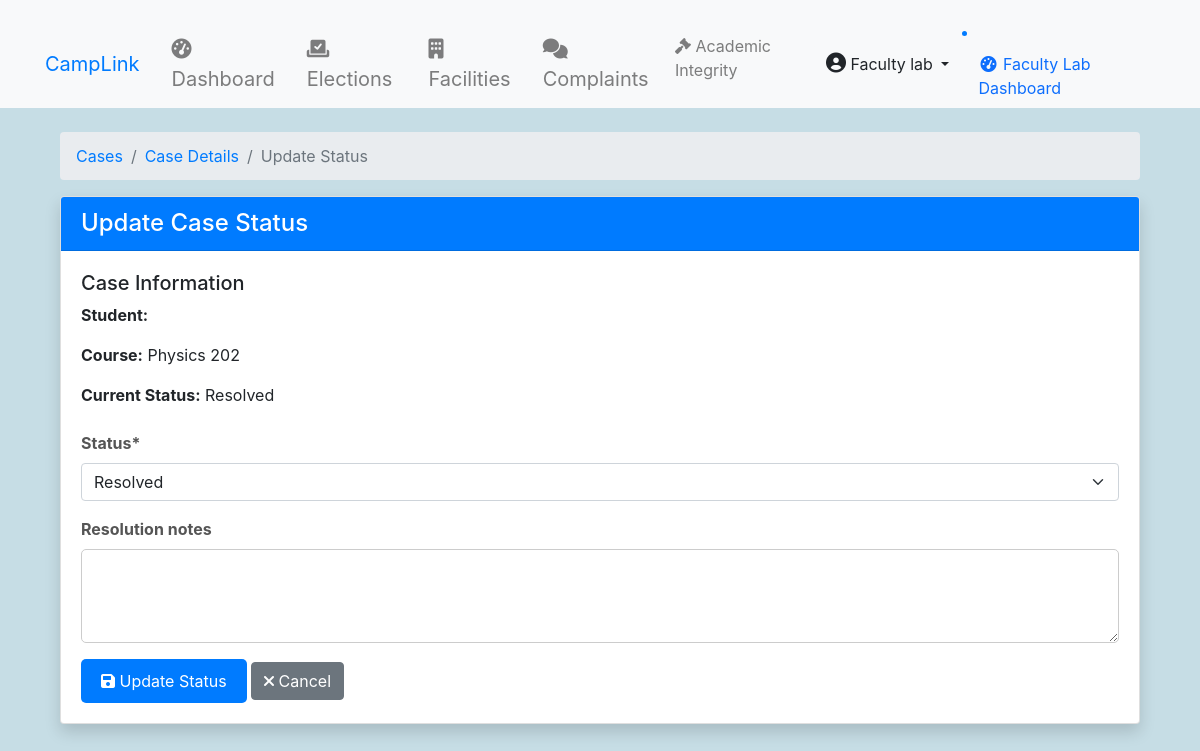
Screenshot of /academic-integrity/cases/1/update/ (signed in) with the database file from the repository.
### accounts/models.py (models this page shows, shortened)
class User(AbstractUser):
    ROLE_CHOICES = (
        ('student', 'Student'),
        ('faculty', 'Faculty'),
        ('admin', 'Admin'),
    )
    DEPARTMENT_CHOICES = (
        ('CSE', 'Computer Science'),
        ('ECE', 'Electronics'),
        ('ME', 'Mechanical'),
        ('CE', 'Civil'),
    )
    DIVISION_CHOICES = (
        ('A', 'Division A'),
        ('B', 'Division B'),
        ('C', 'Division C'),
    )
    CLASS_YEAR_CHOICES = (
        ('1', 'First Year'),
        ('2', 'Second Year'),
        ('3', 'Third Year'),
        ('4', 'Fourth Year'),
    )
    role = models.CharField(max_length=20, choices=ROLE_CHOICES)
    department = models.CharField(max_length=50, choices=DEPARTMENT_CHOICES)
    division = models.CharField(max_length=1, choices=DIVISION_CHOICES, blank=True, null=True)
    class_year = models.CharField(max_length=1, choices=CLASS_YEAR_CHOICES, blank=True, null=True)
    profile_picture = models.ImageField(upload_to='profile_pics/', blank=True, null=True)
    student_id = models.CharField(max_length=20, blank=True, null=True)
    phone = models.CharField(max_length=15)
    bio = models.TextField(max_length=500, blank=True)
    date_of_birth = models.DateField(null=True, blank=True)
    address = models.TextField(blank=True)
    linkedin_profile = models.URLField(max_length=200, blank=True)
    github_profile = models.URLField(max_length=200, blank=True)
    emergency_contact = models.CharField(max_length=15, blank=True)
    prn = models.CharField(max_length=20, unique=True, null=True, blank=True)
    groups = models.ManyToManyField(
        'auth.Group',
        related_name='custom_user_set',
        blank=True,
        help_text='The groups this user belongs to.',
        verbose_name='groups',
    )
    user_permissions = models.ManyToManyField(
        'auth.Permission',
        related_name='custom_user_set',
        blank=True,
        help_text='Specific permissions for this user.',
        verbose_name='user permissions',
    )
    health_requests = models.TextField(blank=True)  # Field to store health requests
    leave_requests = models.TextField(blank=True)    # Field to store leave requests
    def get_full_name(self):
        return f"{self.first_name} {self.last_name}".strip()

### academic_integrity/models.py (models this page shows)
class CheatingCase(models.Model):
    CASE_STATUS = (
        ('pending', 'Pending Review'),
        ('under_investigation', 'Under Investigation'),
        ('hearing_scheduled', 'Hearing Scheduled'),
        ('resolved', 'Resolved'),
        ('appealed', 'Under Appeal'),
        ('closed', 'Case Closed'),
    )
    VIOLATION_TYPES = (
        ('exam_cheating', 'Examination Cheating'),
        ('plagiarism', 'Plagiarism'),
        ('impersonation', 'Impersonation'),
        ('unauthorized_materials', 'Unauthorized Materials'),
        ('electronic_device', 'Electronic Device Usage'),
        ('collusion', 'Collusion'),
        ('other', 'Other'),
    )
    SEVERITY_LEVELS = (
        ('minor', 'Minor'),
        ('moderate', 'Moderate'),
        ('major', 'Major'),
        ('severe', 'Severe'),
    )
    student = models.ForeignKey(
        settings.AUTH_USER_MODEL,
        on_delete=models.PROTECT,
        related_name='cheating_cases'
    )
    reported_by = models.ForeignKey(
        settings.AUTH_USER_MODEL,
        on_delete=models.PROTECT,
        related_name='reported_cases'
    )
    course = models.CharField(max_length=100)
    exam_date = models.DateField()
    violation_type = models.CharField(max_length=50, choices=VIOLATION_TYPES)
    severity = models.CharField(max_length=20, choices=SEVERITY_LEVELS)
    description = models.TextField()
    evidence = models.FileField(upload_to='cheating_evidence/', blank=True)
    status = models.CharField(max_length=20, choices=CASE_STATUS, default='pending')
    date_reported = models.DateTimeField(auto_now_add=True)
    last_updated = models.DateTimeField(auto_now=True)
    resolution_date = models.DateTimeField(null=True, blank=True)
    resolution_notes = models.TextField(blank=True)
    class Meta:
        ordering = ['-date_reported']
        permissions = [
            ("can_view_all_cases", "Can view all cheating cases"),
            ("can_manage_cases", "Can manage cheating cases"),
            ("can_resolve_cases", "Can resolve cheating cases"),
        ]

### academic_integrity/views.py (the view)
# urls.py: path('cases/<int:pk>/update/', views.update_case, name='update_case'),
@login_required
def update_case(request, pk):
    if not ('faculty' in request.user.role or request.user.is_superuser):
        messages.error(request, 'Only faculty members can update cases.')
        return redirect('academic_integrity:case_list')
    case = get_object_or_404(CheatingCase, pk=pk)
    if request.method == 'POST':
        form = CaseUpdateForm(request.POST, instance=case)
        if form.is_valid():
            case = form.save(commit=False)
            if case.status in ['resolved', 'closed']:
                case.resolution_date = timezone.now()
            case.save()
            messages.success(request, 'Case updated successfully.')
            return redirect('academic_integrity:case_detail', pk=pk)
    else:
        form = CaseUpdateForm(instance=case)
    return render(request, 'academic_integrity/update_case.html', {
        'form': form,
        'case': case
    })

### academic_integrity/forms.py
class CaseUpdateForm(forms.ModelForm):
    class Meta:
        model = CheatingCase
        fields = ['status', 'resolution_notes']
        widgets = {
            'resolution_notes': forms.Textarea(attrs={'rows': 3}),
        }

### academic_integrity/templates/academic_integrity/update_case.html (shortened to what this page needs)
{% extends 'base.html' %}
{% load crispy_forms_tags %}
{% block content %}
<div class="container mt-4">
    <nav aria-label="breadcrumb">
        <ol class="breadcrumb">
            <li class="breadcrumb-item"><a href="{% url 'academic_integrity:case_list' %}">Cases</a></li>
            <li class="breadcrumb-item"><a href="{% url 'academic_integrity:case_detail' case.pk %}">Case Details</a></li>
            <li class="breadcrumb-item active">Update Status</li>
        </ol>
    </nav>
    <div class="card shadow">
        <div class="card-header bg-primary text-white">
            <h4 class="mb-0">Update Case Status</h4>
        </div>
        <div class="card-body">
            <div class="mb-4">
                <h5>Case Information</h5>
                <p><strong>Student:</strong> {{ case.student.get_full_name }}</p>
                <p><strong>Course:</strong> {{ case.course }}</p>
                <p><strong>Current Status:</strong> {{ case.get_status_display }}</p>
            </div>
            <form method="post">
                {{ form|crispy }}
                <div class="mt-3">
                    <button type="submit" class="btn btn-primary">
                        <i class="fas fa-save"></i> Update Status
                    </button>
                    <a href="{% url 'academic_integrity:case_detail' case.pk %}" class="btn btn-secondary">
                        <i class="fas fa-times"></i> Cancel
                    </a>
                </div>
            </form>
        </div>
    </div>
</div>
{% endblock %}

### templates/base.html (shortened to what this page needs)
{% load static %}
<!DOCTYPE html>
<html lang="en">
<head>
    <link href="https://cdn.jsdelivr.net/npm/bootstrap@5.1.3/dist/css/bootstrap.min.css" rel="stylesheet">
    <link href="https://stackpath.bootstrapcdn.com/bootstrap/4.5.2/css/bootstrap.min.css" rel="stylesheet">
    <link rel="stylesheet" href="{% static 'css/styles.css' %}">
    <link rel="stylesheet" href="https://cdnjs.cloudflare.com/ajax/libs/font-awesome/6.0.0-beta3/css/all.min.css">
    <link rel="stylesheet" href="https://cdnjs.cloudflare.com/ajax/libs/sweetalert/1.1.3/sweetalert.min.css">
</head>
<body>
    <nav class="navbar navbar-expand-lg navbar-light bg-light py-0">
        <div class="container">
            <a class="navbar-brand text-primary" href="{% url 'accounts:dashboard' %}">CampLink</a>
            <div class="collapse navbar-collapse" id="navbarNav">
                {% if user.is_authenticated %}
                    <ul class="navbar-nav mx-auto">
                        <li class="nav-item mx-2">
                            <a class="nav-link fs-5" href="{% url 'accounts:dashboard' %}">
                                <i class="fas fa-tachometer-alt"></i> Dashboard
                            </a>
                        </li>
                        <li class="nav-item mx-2">
                            <a class="nav-link fs-5" href="{% url 'elections:election_list' %}">
                                <i class="fas fa-vote-yea"></i> Elections
                            </a>
                        </li>
                        <li class="nav-item mx-2">
                            <a class="nav-link fs-5" href="{% url 'facilities:facility_list' %}">
                                <i class="fas fa-building"></i> Facilities
                            </a>
                        </li>
                        <li class="nav-item mx-2">
                            <a class="nav-link fs-5" href="{% url 'complaints:list' %}">
                                <i class="fas fa-comments"></i> Complaints
                            </a>
                        </li>
                        <li class="nav-item">
                            <a class="nav-link" href="{% url 'academic_integrity:case_list' %}">
                                <i class="fas fa-gavel"></i> Academic Integrity
                            </a>
                        </li>
                    </ul>
                    <ul class="navbar-nav">
                        <li class="nav-item dropdown">
                            <a class="btn btn-light dropdown-toggle" href="#" id="navbarDropdown" role="button" data-bs-toggle="dropdown" aria-expanded="false">
                                <i class="fas fa-user-circle" style="font-size: 20px;"></i> {{ user.get_full_name|default:user.username }}
                            </a>
                        </li>
                    </ul>
                    {% if user.is_authenticated and user.role == 'admin' %}
                        <li class="nav-item">
                            <a class="nav-link" href="{% url 'accounts:admin_dashboard' %}">
                                <i class="fas fa-fw fa-tachometer-alt"></i>
                                <span>Admin Dashboard</span>
                            </a>
                        </li>
                    {% elif user.is_authenticated and user.role == 'faculty-lab' %}
                        <li class="nav-item">
                            <a class="nav-link" href="{% url 'accounts:faculty_lab_dashboard' %}">
                                <i class="fas fa-fw fa-tachometer-alt"></i>
                                <span>Faculty Lab Dashboard</span>
                            </a>
                        </li>
                    {% endif %}
                {% endif %}
            </div>
        </div>
    </nav>
    <div class="container mt-4">
        {% block content %}{% endblock %}
    </div>
</body>
</html>

### static/css/styles.css (style rules this page uses)
body { background-color: #c6dde5; }
.navbar { background: rgba(255, 255, 255, 0.695); backdrop-filter: blur(10px); color: #007bff; position: relative; z-index: 1000; }
.card { transition: transform 0.2s; }
.btn-primary { background-color: #007bff; border-color: #007bff; }
.container { margin-top: 20px; }
.form-label { font-weight: bold; color: #555; }
.form-control { border: 1px solid #ccc; border-radius: 5px; padding: 10px; transition: border-color 0.3s; }
.btn-primary { background-color: #007bff; border: none; border-radius: 5px; padding: 10px 20px; transition: background-color 0.3s, transform 0.2s; }
.card-body { padding: 20px; }
.mb-3 { margin-bottom: 1rem; }

### rows the page displays
User: get_full_name "Faculty lab"
CheatingCase: course "Physics 202", status "Resolved"
